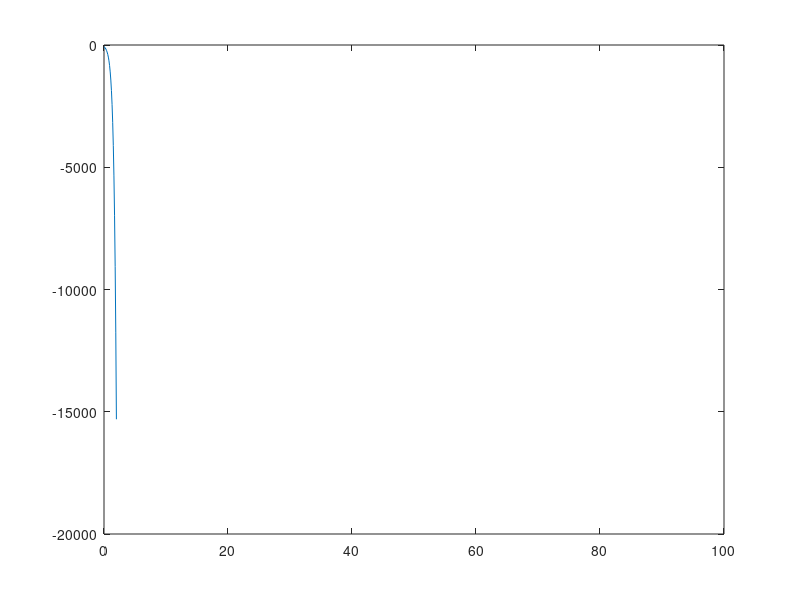

MATLAB code to generate this figure:
%Initialize all constants
g_k = 36;
g_na = 120;
g_l = 3;
e_k = -12;
e_na = 115;
e_l = 10.6;
v_m = -70;
c_m = 1;

%Introduce all variables
% v_m = membrane voltage
% m = probability of active sodium channels
% h = probability of inactive sodium channels
% n = probability of active potassium channels

t = 0:.1:100;
step = .1;

V_m = [];

for i = 1:length(t)

V_m = [V_m v_m];    
    
a_m = .1*((25-v_m)/(exp((25-v_m)/10)-1));
b_m = 4*exp(-v_m/18);
a_h = .07*exp(-v_m/20);
b_h = 1/(exp((30-v_m)/10)+1);
a_n = .01*((10-v_m)/exp((10-v_m)/10)-1);
b_n = .125*exp(-v_m/20);

m = a_m/(a_m + b_m);
h = a_h/(a_h + b_h);
n = a_n/(a_n + b_n);

i_na = m^3*g_na*h*(v_m - e_na);
i_k = n^4*g_k*(v_m - e_k);
i_l = g_l*(v_m - e_l);
i_ion = i_na + i_k + i_l;

v_m = v_m + (step*(i_ion/c_m));
m = m + (step*(a_m*(1-m)-b_m*m));
h = h + (step*(a_h*(1-h)-b_h*h));
n = n + (step*(a_n*(1-n)-b_n*n));



end

plot(t,V_m);



